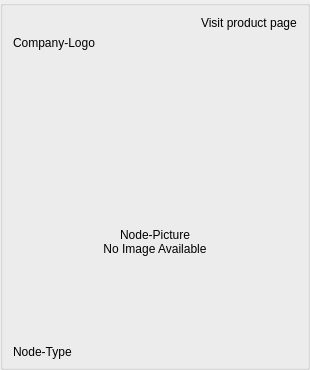
           <widget class="stw::opensyde_gui_elements::C_OgeGbxGrayed" name="groupBox">
            <property name="minimumSize">
             <size>
              <width>310</width>
              <height>370</height>
             </size>
            </property>
            <property name="maximumSize">
             <size>
              <width>310</width>
              <height>370</height>
             </size>
            </property>
            <property name="title">
             <string/>
            </property>
            <layout class="QVBoxLayout" name="verticalLayout_18" stretch="0,0,1,0,0,0">
             <property name="spacing">
              <number>0</number>
             </property>
             <property name="leftMargin">
              <number>0</number>
             </property>
             <property name="topMargin">
              <number>0</number>
             </property>
             <property name="rightMargin">
              <number>0</number>
             </property>
             <property name="bottomMargin">
              <number>0</number>
             </property>
             <item>
              <spacer name="verticalSpacer_5">
               <property name="orientation">
                <enum>Qt::Vertical</enum>
               </property>
               <property name="sizeType">
                <enum>QSizePolicy::Fixed</enum>
               </property>
               <property name="sizeHint" stdset="0">
                <size>
                 <width>20</width>
                 <height>10</height>
                </size>
               </property>
              </spacer>
             </item>
             <item>
              <widget class="QWidget" name="pc_WidgetCompLogo" native="true">
               <layout class="QHBoxLayout" name="horizontalLayout_2">
                <property name="spacing">
                 <number>0</number>
                </property>
                <property name="leftMargin">
                 <number>0</number>
                </property>
                <property name="topMargin">
                 <number>0</number>
                </property>
                <property name="rightMargin">
                 <number>0</number>
                </property>
                <property name="bottomMargin">
                 <number>0</number>
                </property>
                <item>
                 <spacer name="horizontalSpacer_2">
                  <property name="orientation">
                   <enum>Qt::Horizontal</enum>
                  </property>
                  <property name="sizeType">
                   <enum>QSizePolicy::Fixed</enum>
                  </property>
                  <property name="sizeHint" stdset="0">
                   <size>
                    <width>10</width>
                    <height>20</height>
                   </size>
                  </property>
                 </spacer>
                </item>
                <item>
                 <widget class="QLabel" name="pc_CompanyLogo">
                  <property name="text">
                   <string>Company-Logo</string>
                  </property>
                 </widget>
                </item>
                <item>
                 <spacer name="horizontalSpacer_3">
                  <property name="orientation">
                   <enum>Qt::Horizontal</enum>
                  </property>
                  <property name="sizeHint" stdset="0">
                   <size>
                    <width>40</width>
                    <height>20</height>
                   </size>
                  </property>
                 </spacer>
                </item>
                <item>
                 <layout class="QVBoxLayout" name="verticalLayout_6">
                  <property name="leftMargin">
                   <number>0</number>
                  </property>
                  <property name="topMargin">
                   <number>0</number>
                  </property>
                  <property name="bottomMargin">
                   <number>0</number>
                  </property>
                  <item>
                   <widget class="stw::opensyde_gui_elements::C_OgeLabExternalLink" name="pc_LabelProductPageLink">
                    <property name="text">
                     <string>Visit product page</string>
                    </property>
                   </widget>
                  </item>
                  <item>
                   <spacer name="verticalSpacer_4">
                    <property name="orientation">
                     <enum>Qt::Vertical</enum>
                    </property>
                    <property name="sizeType">
                     <enum>QSizePolicy::Fixed</enum>
                    </property>
                    <property name="sizeHint" stdset="0">
                     <size>
                      <width>20</width>
                      <height>40</height>
                     </size>
                    </property>
                   </spacer>
                  </item>
                 </layout>
                </item>
                <item>
                 <spacer name="horizontalSpacer_8">
                  <property name="orientation">
                   <enum>Qt::Horizontal</enum>
                  </property>
                  <property name="sizeType">
                   <enum>QSizePolicy::Fixed</enum>
                  </property>
                  <property name="sizeHint" stdset="0">
                   <size>
                    <width>10</width>
                    <height>20</height>
                   </size>
                  </property>
                 </spacer>
                </item>
               </layout>
              </widget>
             </item>
             <item>
              <widget class="QLabel" name="pc_DatapoolTypeImage">
               <property name="text">
                <string>Node-Picture</string>
               </property>
               <property name="alignment">
                <set>Qt::AlignBottom|Qt::AlignHCenter</set>
               </property>
              </widget>
             </item>
             <item>
              <widget class="stw::opensyde_gui_elements::C_OgeLabToolTipBase" name="pc_LabelNoImageAvailable">
               <property name="styleRole" stdset="0">
                <string>group-item</string>
               </property>
               <property name="minimumSize">
                <size>
                 <width>0</width>
                 <height>100</height>
                </size>
               </property>
               <property name="text">
                <string>No Image Available</string>
               </property>
               <property name="alignment">
                <set>Qt::AlignHCenter|Qt::AlignTop</set>
               </property>
              </widget>
             </item>
             <item>
              <layout class="QHBoxLayout" name="horizontalLayout_4">
               <property name="spacing">
                <number>0</number>
               </property>
               <item>
                <spacer name="horizontalSpacer_4">
                 <property name="orientation">
                  <enum>Qt::Horizontal</enum>
                 </property>
                 <property name="sizeType">
                  <enum>QSizePolicy::Fixed</enum>
                 </property>
                 <property name="sizeHint" stdset="0">
                  <size>
                   <width>10</width>
                   <height>20</height>
                  </size>
                 </property>
                </spacer>
               </item>
               <item>
                <widget class="QLabel" name="pc_LabelNodeType">
     <property name="styleRole" stdset="0">
      <string>node-type</string>
     </property>
                 <property name="text">
                  <string>Node-Type</string>
                 </property>
                </widget>
               </item>
              </layout>
             </item>
             <item>
              <spacer name="verticalSpacer_6">
               <property name="orientation">
                <enum>Qt::Vertical</enum>
               </property>
               <property name="sizeType">
                <enum>QSizePolicy::Fixed</enum>
               </property>
               <property name="sizeHint" stdset="0">
                <size>
                 <width>20</width>
                 <height>5</height>
                </size>
               </property>
              </spacer>
             </item>
            </layout>
           </widget>
